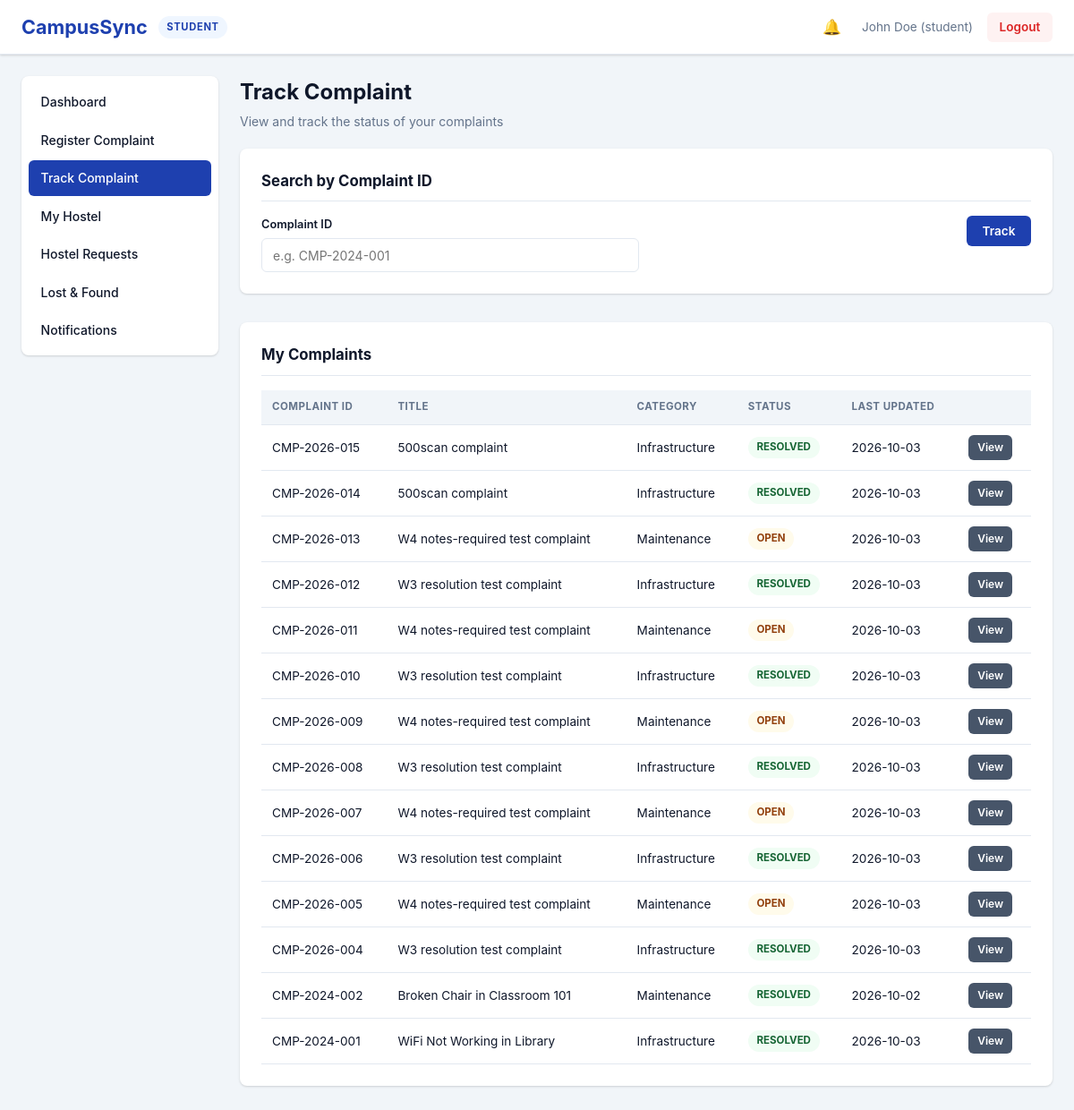
Page /student/track-complaint (signed in) on the committed database.
### models.py (models this page shows, shortened)
class User(db.Model):
    __tablename__ = 'users'
    id = db.Column(db.Integer, primary_key=True)
    username = db.Column(db.String(80), unique=True, nullable=False)
    password_hash = db.Column(db.String(120), nullable=False)
    role = db.Column(db.String(20), nullable=False)  # student|warden|staff|lostfound|admin
    full_name = db.Column(db.String(100), nullable=False)
    email = db.Column(db.String(120), unique=True, nullable=False)
    created_at = db.Column(db.DateTime, default=datetime.utcnow)
    phone = db.Column(db.String(20))
    department_id = db.Column(db.Integer, db.ForeignKey('departments.id'), nullable=True)
    is_active = db.Column(db.Boolean, default=True)
    failed_login_attempts = db.Column(db.Integer, default=0)
    locked_until = db.Column(db.DateTime)
    last_login_at = db.Column(db.DateTime)
    complaints = db.relationship('Complaint', backref='student', lazy=True,
                                foreign_keys='Complaint.student_id')
    hostel_requests = db.relationship('HostelRequest', backref='student', lazy=True,
                                      foreign_keys='HostelRequest.student_id')
    notifications = db.relationship('Notification', backref='user', lazy=True)

class Complaint(db.Model):
    __tablename__ = 'complaints'
    id = db.Column(db.Integer, primary_key=True)
    complaint_id = db.Column(db.String(20), unique=True, nullable=False)
    student_id = db.Column(db.Integer, db.ForeignKey('users.id'), nullable=False)
    title = db.Column(db.String(200), nullable=False)
    category = db.Column(db.String(50), nullable=False)   # original free-text category
    description = db.Column(db.Text, nullable=False)
    status = db.Column(db.String(20), default='Submitted')
    created_at = db.Column(db.DateTime, default=datetime.utcnow)
    updated_at = db.Column(db.DateTime, default=datetime.utcnow, onupdate=datetime.utcnow)
    category_id = db.Column(db.Integer, db.ForeignKey('complaint_categories.id'), nullable=True)
    department_id = db.Column(db.Integer, db.ForeignKey('departments.id'), nullable=True)
    assigned_to_id = db.Column(db.Integer, db.ForeignKey('users.id'), nullable=True)
    attachment_path = db.Column(db.String(255))
    resolution_notes = db.Column(db.Text)
    escalation_note = db.Column(db.Text)
    reopen_count = db.Column(db.Integer, default=0)
    resolved_at = db.Column(db.DateTime)
    closed_at = db.Column(db.DateTime)
    sla_due_at = db.Column(db.DateTime)
    sla_breached = db.Column(db.Boolean, default=False)
    history = db.relationship('ComplaintHistory', backref='complaint',
                              lazy=True, cascade='all, delete-orphan',
                              order_by='ComplaintHistory.created_at')
    category_ref = db.relationship('ComplaintCategory', lazy=True)
    department = db.relationship('Department', lazy=True)
    assigned_to = db.relationship('User', foreign_keys=[assigned_to_id], lazy=True)

### routes/student.py (the view, shortened to what this page needs)
@student_bp.route('/track-complaint', methods=['GET', 'POST'])
@student_required
def track_complaint():
    user = current_user()
    complaints = Complaint.query.filter_by(student_id=user.id).order_by(
        Complaint.created_at.desc()).all()
    complaint_detail = None
    return render_template('student/track_complaint.html',
                           complaints=complaints,
                           complaint_detail=complaint_detail,
                           open_statuses=COMPLAINT_ACTIVE_STATUSES)

### security.py (called while the page is built)
def current_user():
    user_id = session.get('user_id')
    if not user_id:
        return None
    return db.session.get(User, user_id)

def role_required(*roles):
    def decorator(view):
        @wraps(view)
        def wrapped(*args, **kwargs):
            user = current_user()
            if not user:
                flash('Please log in to access this page.', 'error')
                return redirect(url_for('auth.login'))
            if not user.is_active:
                session.clear()
                flash('Your account has been deactivated. Contact the administrator.', 'error')
                return redirect(url_for('auth.login'))
            if user.role not in roles:
                log_action(user, 'ACCESS_DENIED',
                           module=roles[0],
                           description='Role %s tried to open %s' % (user.role, request.path))
                return _deny()
            return view(*args, **kwargs)
        return wrapped
    return decorator

### templates/student/track_complaint.html (shortened to what this page needs)
{% extends 'base.html' %}
{% block content %}
<div class='page-container'>
    <div class='page-header'>
        <h2>Track Complaint</h2>
        <p>View and track the status of your complaints</p>
    </div>
    <div class='form-card' style='margin-bottom: 2rem;'>
        <h3>Search by Complaint ID</h3>
        <form method='POST' class='search-form' novalidate>
            <div class='form-row'>
                <div class='form-group' style='flex:1;'>
                    <label for='complaint_id'>Complaint ID</label>
                    <input type='text' id='complaint_id' name='complaint_id'
                           placeholder='e.g. CMP-2024-001'>
                </div>
                <div class='form-group' style='display:flex;align-items:flex-end;'>
                    <button type='submit' class='btn btn-primary'>Track</button>
                </div>
            </div>
        </form>
    </div>
    <div class='table-card'>
        <h3>My Complaints</h3>
        {% if complaints %}
        <div class='table-responsive'>
            <table class='data-table'>
                <thead>
                    <tr>
                        <th>Complaint ID</th>
                        <th>Title</th>
                        <th>Category</th>
                        <th>Status</th>
                        <th>Last Updated</th>
                        <th></th>
                    </tr>
                </thead>
                <tbody>
                    {% for complaint in complaints %}
                    <tr>
                        <td>{{ complaint.complaint_id }}</td>
                        <td>{{ complaint.title }}</td>
                        <td>{{ complaint.category }}</td>
                        <td><span class='status-badge status-{{ complaint.status|lower|replace(' ', '-') }}'>{{ complaint.status }}</span></td>
                        <td>{{ complaint.updated_at.strftime('%Y-%m-%d') if complaint.updated_at else 'N/A' }}</td>
                        <td><a href='{{ url_for('student.complaint_detail', complaint_pk=complaint.id) }}' class='btn btn-secondary btn-sm'>View</a></td>
                    </tr>
                    {% endfor %}
                </tbody>
            </table>
        </div>
        {% else %}
        <p class='empty-state'>No complaints found. <a href='{{ url_for('student.register_complaint') }}'>Register your first complaint</a>.</p>
        {% endif %}
    </div>
</div>
{% endblock %}

### templates/base.html (shortened to what this page needs)
<!DOCTYPE html>
<html lang='en'>
<head>
    <link rel='stylesheet' href='{{ url_for('static', filename='css/style.css') }}'>
</head>
<body data-guard-exit="{{ 'true' if request.endpoint in ('student.dashboard', 'warden.dashboard', 'staff.dashboard', 'lostfound.dashboard', 'admin.dashboard') else 'false' }}" data-logout-url="{{ url_for('auth.logout') }}">
    <div class='app-container'>
        {% if session.user_id %}
        <header class='header'>
            <div class='header-left'>
                <h1 class='logo'>CampusSync</h1>
                <span class='role-badge {{ session.role }}'>{{ session.role }}</span>
            </div>
            <div class='header-right'>
                <a href='{{ url_for('student.notifications') if session.role == 'student' else url_for('admin.notifications') if session.role == 'admin' else '#' }}'
                   class='notification-indicator {% if unread_notifications|default(0) > 0 %}has-unread{% endif %}'>
                    <span class='bell'>🔔</span>
                </a>
                <span class='user-info'>{{ session.full_name }} ({{ session.username }})</span>
                <a href='{{ url_for('auth.logout') }}' class='btn btn-logout'>Logout</a>
            </div>
        </header>
        <div class='main-container'>
            <nav class='sidebar'>
                <ul class='nav-menu'>
                    {% if session.role == 'student' %}
                    <li><a href='{{ url_for('student.dashboard') }}' class='nav-link {% if request.endpoint == 'student.dashboard' %}active{% endif %}'>Dashboard</a></li>
                    <li><a href='{{ url_for('student.register_complaint') }}' class='nav-link {% if request.endpoint == 'student.register_complaint' %}active{% endif %}'>Register Complaint</a></li>
                    <li><a href='{{ url_for('student.track_complaint') }}' class='nav-link {% if request.endpoint in ('student.track_complaint', 'student.complaint_detail') %}active{% endif %}'>Track Complaint</a></li>
                    <li><a href='{{ url_for('student.hostel') }}' class='nav-link {% if request.endpoint in ('student.hostel', 'student.hostel_request_detail') %}active{% endif %}'>My Hostel</a></li>
                    <li><a href='{{ url_for('student.hostel_request') }}' class='nav-link {% if request.endpoint == 'student.hostel_request' %}active{% endif %}'>Hostel Requests</a></li>
                    <li><a href='{{ url_for('student.lost_found') }}' class='nav-link {% if request.endpoint == 'student.lost_found' %}active{% endif %}'>Lost &amp; Found</a></li>
                    <li><a href='{{ url_for('student.notifications') }}' class='nav-link {% if request.endpoint == 'student.notifications' %}active{% endif %}'>Notifications</a></li>
                    {% endif %}
                </ul>
            </nav>
            <main class='content'>
                {% block content %}{% endblock %}
            </main>
        </div>
        {% else %}
            {% block login_content %}{% endblock %}
        {% endif %}
    </div>
</body>
</html>

### rows in the picture
User: full_name "John Doe"
Complaint: complaint_id "CMP-2026-015", title "500scan complaint", category "Infrastructure", status "RESOLVED", updated_at "2026-10-03"
Complaint: complaint_id "CMP-2026-014", title "500scan complaint", category "Infrastructure", status "RESOLVED", updated_at "2026-10-03"
Complaint: complaint_id "CMP-2026-013", title "W4 notes-required test complaint", category "Maintenance", status "OPEN", updated_at "2026-10-03"
Complaint: complaint_id "CMP-2026-012", title "W3 resolution test complaint", category "Infrastructure", status "RESOLVED", updated_at "2026-10-03"
Complaint: complaint_id "CMP-2026-011", title "W4 notes-required test complaint", category "Maintenance", status "OPEN", updated_at "2026-10-03"
Complaint: complaint_id "CMP-2026-010", title "W3 resolution test complaint", category "Infrastructure", status "RESOLVED", updated_at "2026-10-03"
Complaint: complaint_id "CMP-2026-009", title "W4 notes-required test complaint", category "Maintenance", status "OPEN", updated_at "2026-10-03"
Complaint: complaint_id "CMP-2026-008", title "W3 resolution test complaint", category "Infrastructure", status "RESOLVED", updated_at "2026-10-03"
Complaint: complaint_id "CMP-2026-007", title "W4 notes-required test complaint", category "Maintenance", status "OPEN", updated_at "2026-10-03"
Complaint: complaint_id "CMP-2026-006", title "W3 resolution test complaint", category "Infrastructure", status "RESOLVED", updated_at "2026-10-03"
Complaint: complaint_id "CMP-2026-005", title "W4 notes-required test complaint", category "Maintenance", status "OPEN", updated_at "2026-10-03"
Complaint: complaint_id "CMP-2026-004", title "W3 resolution test complaint", category "Infrastructure", status "RESOLVED", updated_at "2026-10-03"
Complaint: complaint_id "CMP-2024-002", title "Broken Chair in Classroom 101", category "Maintenance", status "RESOLVED", updated_at "2026-10-02"
Complaint: complaint_id "CMP-2024-001", title "WiFi Not Working in Library", category "Infrastructure", status "RESOLVED", updated_at "2026-10-03"

### other values in the picture
{{ session.role }} "STUDENT"
{{ session.username }} "student"
